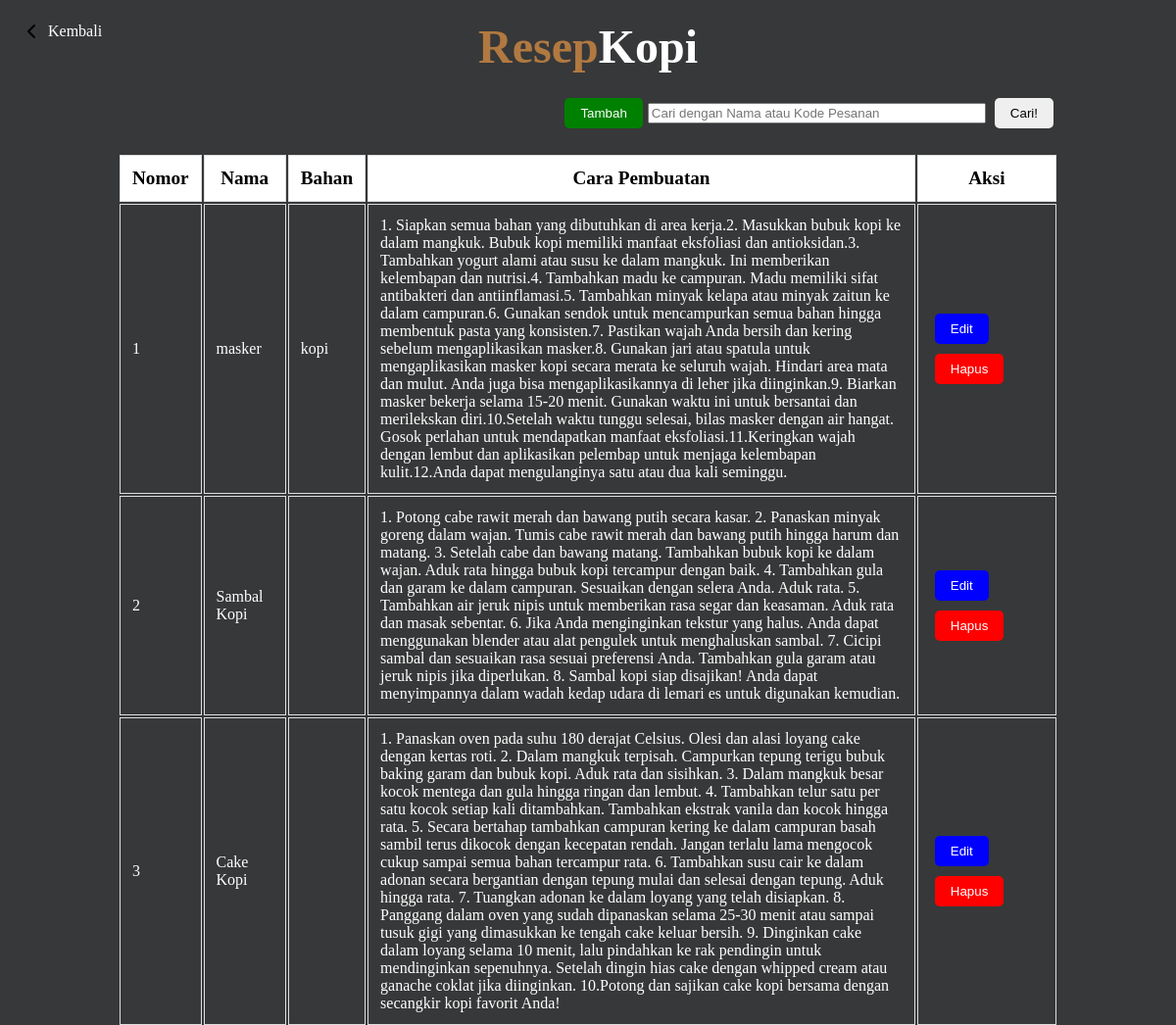
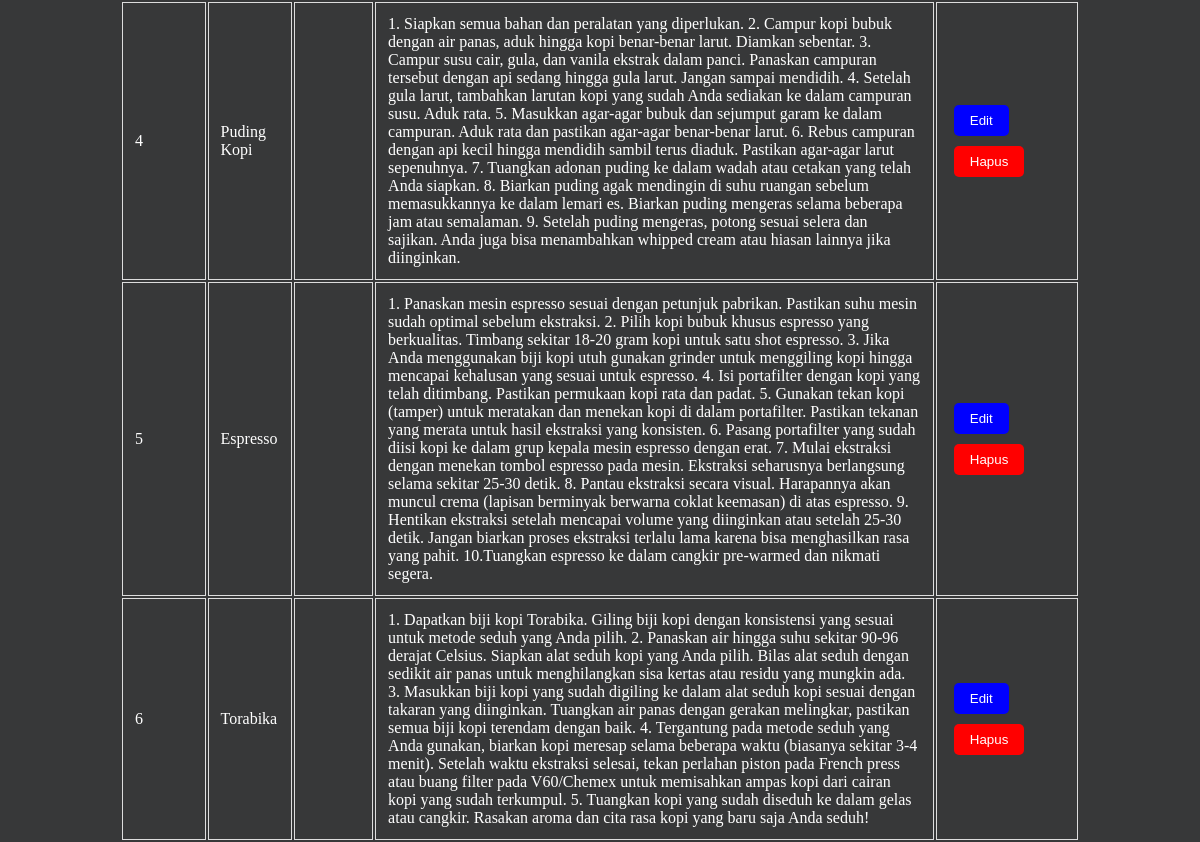
/resepkopi.php, run on the app's committed database (2 pictures, top to bottom).
### tables this page shows
CREATE TABLE `resep` (
  `id_resep` int(11) NOT NULL,
  `nama_resep` varchar(50) NOT NULL,
  `cara` text NOT NULL,
  `bahan` varchar(255) DEFAULT NULL
);

### functions.php (called while the page is built, shortened)
<?php
$conn = mysqli_connect('', 'root', '', 'db_ngopinow');
function query($query)
{
  global $conn;
  $result = mysqli_query($conn, $query);
  $rows = [];
  while ($row = mysqli_fetch_assoc($result)) {
    $rows[] = $row;
  }
  return $rows;
}

### resepkopi.php (the view, shortened to what this page needs)
<?php
require 'functions.php';
$petani = query("SELECT *
FROM resep;");
?>
<!DOCTYPE html>
<html lang="en">
<head>
  <link rel="stylesheet" href="resepkopi.css">
</head>
<body>
<div class="kembali">
   <a href="index.php" id="back-icon"><img src="chevron-left.svg">Kembali</a>
</div>
<div class="judul">
<h2>Resep<span>Kopi</span></h2>
</div>
<div class="add" >
  <a href="tambah_resep.php"><button class="tambah">Tambah</button></a>
  <form method="post" action="">
      <input class="inputari" type="text" name="keyword" size="40" placeholder="Cari dengan Nama atau Kode Pesanan" autocomplete="off" autofocus class="keyword" id="search">
      <button type="submit" name="cari" class="tombol-cari">Cari!</button>
  </form>
</div>
<table id="data-table">
  <thead>
    <tr>
      <th>Nomor</th>
      <th>Nama</th>
      <th>Bahan</th>
      <th>Cara Pembuatan</th>
      <th>Aksi</th>
    </tr>
  </thead>
  <tbody id="row-contain">
        <?php $i = 1;
        foreach ($petani as $p) : ?>
            <tr>
                  <td><?= $i++; ?></td>
                  <td><?= $p['nama_resep']; ?></td>
                  <td><?= $p['bahan']; ?></td>
                  <td><?= $p['cara']; ?></td>
                  <td class="aksi">
                  <a href="ubah_resep.php?id=<?= $p['id_resep']; ?>"><button class="edit-button">Edit</button></a>
                  <a href="hapus_resep.php?id=<?= $p['id_resep']; ?>"><button class="delete-button">Hapus</button></a>
                  </td>
            </tr>
        <?php endforeach; ?>
  </tbody>
</table>
</body>
</html>

### resepkopi.css (style rules this page uses)
body { font-family: "Poppins"; background-color: rgb(55, 56, 57); margin: 0; display: flex; align-items: center; flex-direction: column; }
.judul { text-align: center; margin-top: 20px; }
.judul h2 { font-size: 3rem; font-weight: 700; color: #b17941; margin: 0; }
.judul h2 span { color: #fff; }
.add { display: flex; justify-content: flex-end; align-items: center; width: 80%; margin: 20px; padding: 0px 20px 0px 20px; }
.tambah, .tombol-cari { padding: 8px 16px; border-radius: 5px; border: none; cursor: pointer; margin: 5px; }
.tambah { color: #fff; background-color: green; }
table { margin: auto; width: 80%; }
th, td { font-family: "Poppins"; border: 1px solid #ddd; padding: 12px; }
td { font-size: 1rem; color: #fff; }
th { background-color: #fff; text-align: center; font-size: 1.2rem; }
.edit-button { padding: 8px 16px; border-radius: 5px; border: none; cursor: pointer; margin: 5px; color: #fff; background-color: blue; }
.delete-button { padding: 8px 16px; border-radius: 5px; border: none; cursor: pointer; margin: 5px; background-color: red; color: #fff; }
.kembali { position: absolute; top: 20px; left: 20px; }
#back-icon { text-decoration: none; color: white; display: flex; align-items: center; }
#back-icon img { margin-right: 5px; }
.aksi { width: 15%; }

### data on the page
resep: nama_resep "masker", bahan "kopi", cara "1. Siapkan semua bahan yang dibutuhkan di area kerja.2. Masukkan bubuk kopi ke dalam mangkuk. Bubuk kopi memiliki manfaat eksfoliasi dan antioksidan.3. Tambahkan yogurt alami atau susu ke dalam mangkuk. Ini memberikan kelembapan dan nutrisi.4. Tambahkan madu ke campuran. Madu memiliki sifat antibakteri dan antiinflamasi.5. Tambahkan minyak kelapa atau minyak zaitun ke dalam campuran.6. Gunakan sendok untuk mencampurkan semua bahan hingga membentuk pasta yang konsisten.7. Pastikan wajah Anda bersih dan kering sebelum mengaplikasikan masker.8. Gunakan jari atau spatula untuk mengaplikasikan masker kopi secara merata ke seluruh wajah. Hindari area mata dan mulut. Anda juga bisa…"
resep: nama_resep "Sambal Kopi", cara "1. Potong cabe rawit merah dan bawang putih secara kasar. 2. Panaskan minyak goreng dalam wajan. Tumis cabe rawit merah dan bawang putih hingga harum dan matang. 3. Setelah cabe dan bawang matang. Tambahkan bubuk kopi ke dalam wajan. Aduk rata hingga bubuk kopi tercampur dengan baik. 4. Tambahkan gula dan garam ke dalam campuran. Sesuaikan dengan selera Anda. Aduk rata. 5. Tambahkan air jeruk nipis untuk memberikan rasa segar dan keasaman. Aduk rata dan masak sebentar. 6. Jika Anda menginginkan tekstur yang halus. Anda dapat menggunakan blender atau alat pengulek untuk menghaluskan sambal. 7. Cicipi sambal dan sesuaikan rasa sesuai preferensi Anda. Tambahkan gula garam atau jeruk nipis jika…"
resep: nama_resep "Cake Kopi", cara "1. Panaskan oven pada suhu 180 derajat Celsius. Olesi dan alasi loyang cake dengan kertas roti. 2. Dalam mangkuk terpisah. Campurkan tepung terigu bubuk baking garam dan bubuk kopi. Aduk rata dan sisihkan. 3. Dalam mangkuk besar kocok mentega dan gula hingga ringan dan lembut. 4. Tambahkan telur satu per satu kocok setiap kali ditambahkan. Tambahkan ekstrak vanila dan kocok hingga rata. 5. Secara bertahap tambahkan campuran kering ke dalam campuran basah sambil terus dikocok dengan kecepatan rendah. Jangan terlalu lama mengocok cukup sampai semua bahan tercampur rata. 6. Tambahkan susu cair ke dalam adonan secara bergantian dengan tepung mulai dan selesai dengan tepung. Aduk hingga rata. 7.…"
resep: nama_resep "Puding Kopi", cara "1. Siapkan semua bahan dan peralatan yang diperlukan. 2. Campur kopi bubuk dengan air panas, aduk hingga kopi benar-benar larut. Diamkan sebentar. 3. Campur susu cair, gula, dan vanila ekstrak dalam panci. Panaskan campuran tersebut dengan api sedang hingga gula larut. Jangan sampai mendidih. 4. Setelah gula larut, tambahkan larutan kopi yang sudah Anda sediakan ke dalam campuran susu. Aduk rata. 5. Masukkan agar-agar bubuk dan sejumput garam ke dalam campuran. Aduk rata dan pastikan agar-agar benar-benar larut. 6. Rebus campuran dengan api kecil hingga mendidih sambil terus diaduk. Pastikan agar-agar larut sepenuhnya. 7. Tuangkan adonan puding ke dalam wadah atau cetakan yang telah Anda…"
resep: nama_resep "Espresso", cara "1. Panaskan mesin espresso sesuai dengan petunjuk pabrikan. Pastikan suhu mesin sudah optimal sebelum ekstraksi. 2. Pilih kopi bubuk khusus espresso yang berkualitas. Timbang sekitar 18-20 gram kopi untuk satu shot espresso. 3. Jika Anda menggunakan biji kopi utuh gunakan grinder untuk menggiling kopi hingga mencapai kehalusan yang sesuai untuk espresso. 4. Isi portafilter dengan kopi yang telah ditimbang. Pastikan permukaan kopi rata dan padat. 5. Gunakan tekan kopi (tamper) untuk meratakan dan menekan kopi di dalam portafilter. Pastikan tekanan yang merata untuk hasil ekstraksi yang konsisten. 6. Pasang portafilter yang sudah diisi kopi ke dalam grup kepala mesin espresso dengan erat. 7.…"
resep: nama_resep "Torabika", cara "1. Dapatkan biji kopi Torabika. Giling biji kopi dengan konsistensi yang sesuai untuk metode seduh yang Anda pilih. 2. Panaskan air hingga suhu sekitar 90-96 derajat Celsius. Siapkan alat seduh kopi yang Anda pilih. Bilas alat seduh dengan sedikit air panas untuk menghilangkan sisa kertas atau residu yang mungkin ada. 3. Masukkan biji kopi yang sudah digiling ke dalam alat seduh kopi sesuai dengan takaran yang diinginkan. Tuangkan air panas dengan gerakan melingkar, pastikan semua biji kopi terendam dengan baik. 4. Tergantung pada metode seduh yang Anda gunakan, biarkan kopi meresap selama beberapa waktu (biasanya sekitar 3-4 menit). Setelah waktu ekstraksi selesai, tekan perlahan piston…"
